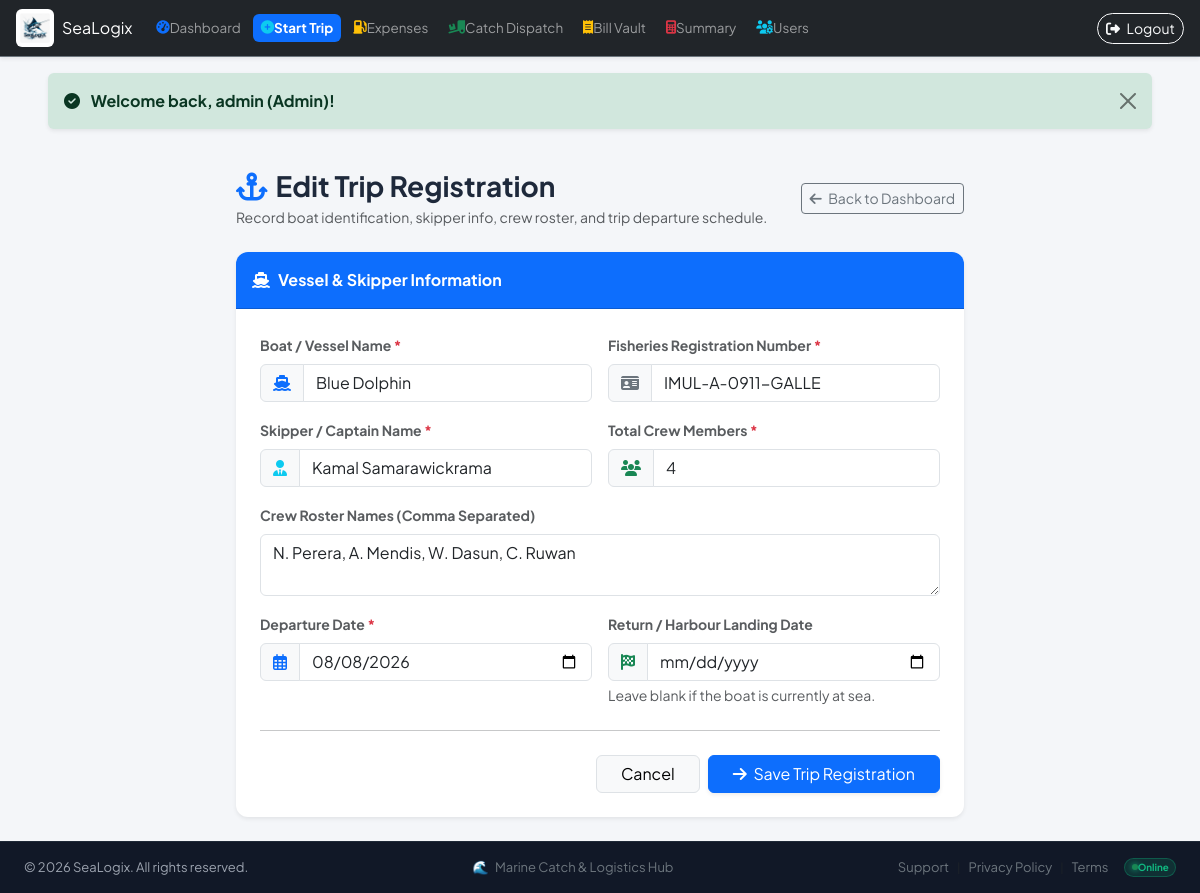
/views/new_trip.php?trip_id=2 (signed in), run on the app's committed database.
### tables this page shows
CREATE TABLE IF NOT EXISTS `trips` (
    `id` INT AUTO_INCREMENT PRIMARY KEY,
    `boat_name` VARCHAR(100) NOT NULL,
    `reg_number` VARCHAR(50) NOT NULL,
    `skipper_name` VARCHAR(100) NOT NULL,
    `crew_count` INT NOT NULL DEFAULT 1,
    `crew_members` TEXT NULL,
    `departure_date` DATE NOT NULL,
    `arrival_date` DATE NULL,
    `status` ENUM('DEPARTED', 'LANDED', 'DISPATCHED', 'COMPLETED') NOT NULL DEFAULT 'DEPARTED',
    `is_locked` TINYINT(1) NOT NULL DEFAULT 0,
    `created_by` INT NULL,
    `created_at` TIMESTAMP DEFAULT CURRENT_TIMESTAMP,
    `updated_at` TIMESTAMP DEFAULT CURRENT_TIMESTAMP ON UPDATE CURRENT_TIMESTAMP,
    FOREIGN KEY (`created_by`) REFERENCES `users`(`id`) ON DELETE SET NULL
);

### views/new_trip.php (the view, shortened to what this page needs)
<?php
$tripId = intval($_GET['trip_id'] ?? 0);
$trip = null;
if ($tripId > 0) {
    try {
        $pdo = getDbConnection();
        $stmt = $pdo->prepare("SELECT * FROM trips WHERE id = ?");
        $stmt->execute([$tripId]);
        $trip = $stmt->fetch();
    } catch (Exception $e) {
        $trip = null;
    }
}
require_once __DIR__ . '/../includes/header.php';
?>
<div class="row justify-content-center">
    <div class="col-lg-8">
        <div class="d-flex align-items-center justify-content-between mb-4">
            <div>
                <h2 class="h3 fw-bold mb-1">
                    <i class="fa-solid fa-anchor text-primary me-2"></i><?= $trip ? 'Edit Trip Registration' : 'Register New Fishing Departure' ?>
                </h2>
                <p class="text-muted small mb-0">Record boat identification, skipper info, crew roster, and trip departure schedule.</p>
            </div>
            <a href="index.php" class="btn btn-outline-secondary btn-sm">
                <i class="fa-solid fa-arrow-left me-1"></i> Back to Dashboard
            </a>
        </div>
        <div class="card border-0 shadow-sm">
            <div class="card-header bg-primary text-white py-3">
                <div class="fw-bold"><i class="fa-solid fa-ship me-2"></i>Vessel & Skipper Information</div>
            </div>
            <div class="card-body p-4">
                <form method="POST" action="../actions/save_trip.php">
                    <div class="row g-3">
                        <div class="col-md-6">
                            <label for="boat_name" class="form-label fw-bold small text-muted">Boat / Vessel Name <span class="text-danger">*</span></label>
                            <div class="input-group">
                                <span class="input-group-text"><i class="fa-solid fa-ship text-primary"></i></span>
                                <input type="text" class="form-control" id="boat_name" name="boat_name" required placeholder="e.g. Ocean Queen" value="<?= htmlspecialchars($trip['boat_name'] ?? '') ?>">
                            </div>
                        </div>
                        <div class="col-md-6">
                            <label for="reg_number" class="form-label fw-bold small text-muted">Fisheries Registration Number <span class="text-danger">*</span></label>
                            <div class="input-group">
                                <span class="input-group-text"><i class="fa-solid fa-id-card text-secondary"></i></span>
                                <input type="text" class="form-control" id="reg_number" name="reg_number" required placeholder="e.g. IMUL-A-0482-TRINCO" value="<?= htmlspecialchars($trip['reg_number'] ?? '') ?>">
                            </div>
                        </div>
                        <div class="col-md-6">
                            <label for="skipper_name" class="form-label fw-bold small text-muted">Skipper / Captain Name <span class="text-danger">*</span></label>
                            <div class="input-group">
                                <span class="input-group-text"><i class="fa-solid fa-user-tie text-info"></i></span>
                                <input type="text" class="form-control" id="skipper_name" name="skipper_name" required placeholder="e.g. Sunil Perera" value="<?= htmlspecialchars($trip['skipper_name'] ?? '') ?>">
                            </div>
                        </div>
                        <div class="col-md-6">
                            <label for="crew_count" class="form-label fw-bold small text-muted">Total Crew Members <span class="text-danger">*</span></label>
                            <div class="input-group">
                                <span class="input-group-text"><i class="fa-solid fa-users text-success"></i></span>
                                <input type="number" class="form-control" id="crew_count" name="crew_count" min="1" max="25" required placeholder="5" value="<?= htmlspecialchars($trip['crew_count'] ?? 5) ?>">
                            </div>
                        </div>
                        <div class="col-12">
                            <label for="crew_members" class="form-label fw-bold small text-muted">Crew Roster Names (Comma Separated)</label>
                            <textarea class="form-control" id="crew_members" name="crew_members" rows="2" placeholder="e.g. K. Silva, M. Fernando, P. Kumara, S. Bandara, R. Gamage"><?= htmlspecialchars($trip['crew_members'] ?? '') ?></textarea>
                        </div>
                        <div class="col-md-6">
                            <label for="departure_date" class="form-label fw-bold small text-muted">Departure Date <span class="text-danger">*</span></label>
                            <div class="input-group">
                                <span class="input-group-text"><i class="fa-regular fa-calendar-days text-primary"></i></span>
                                <input type="date" class="form-control" id="departure_date" name="departure_date" required value="<?= htmlspecialchars($trip['departure_date'] ?? date('Y-m-d')) ?>">
                            </div>
                        </div>
                        <div class="col-md-6">
                            <label for="arrival_date" class="form-label fw-bold small text-muted">Return / Harbour Landing Date</label>
                            <div class="input-group">
                                <span class="input-group-text"><i class="fa-solid fa-flag-checkered text-success"></i></span>
                                <input type="date" class="form-control" id="arrival_date" name="arrival_date" value="<?= htmlspecialchars($trip['arrival_date'] ?? '') ?>">
                            </div>
                            <div class="form-text small">Leave blank if the boat is currently at sea.</div>
                        </div>
                    </div>
                    <hr class="my-4">
                    <div class="d-flex align-items-center justify-content-end gap-2">
                        <a href="index.php" class="btn btn-light border px-4">Cancel</a>
                        <button type="submit" class="btn btn-primary px-4 shadow-sm" <?= isset($trip['is_locked']) && $trip['is_locked'] == 1 ? 'disabled' : '' ?>>
                            <i class="fa-solid fa-arrow-right me-1"></i> Save Trip Registration
                        </button>
                    </div>
                </form>
            </div>
        </div>
    </div>
</div>
<?php require_once __DIR__ . '/../includes/footer.php'; ?>

### assets/css/style.css (style rules this page uses)
body { font-family: 'Plus Jakarta Sans', system-ui, -apple-system, sans-serif; background-color: #f4f6f9; color: #1e293b; min-height: 100vh; display: flex; flex-direction: column; }
.card { border-radius: 12px; border: 1px solid rgba(226, 232, 240, 0.9); box-shadow: 0 4px 6px -1px rgba(0, 0, 0, 0.05), 0 2px 4px -1px rgba(0, 0, 0, 0.03); transition: transform 0.2s ease, box-shadow 0.2s ease; }
.card-header { border-top-left-radius: 12px !important; border-top-right-radius: 12px !important; font-weight: 700; }

### data on the page
trips: boat_name "Blue Dolphin", reg_number "IMUL-A-0911-GALLE", skipper_name "Kamal Samarawickrama", crew_count "4", crew_members "N. Perera, A. Mendis, W. Dasun, C. Ruwan", departure_date "08/08/2026"

### other printed values
$_SESSION['flash_message'] "Welcome back, admin (Admin)!"
